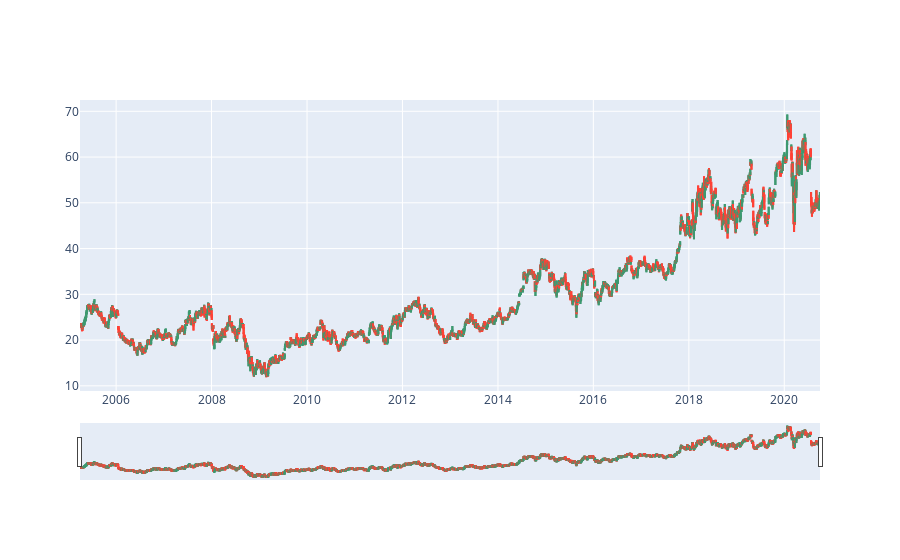

Source (notebook cell):
### Code cell
fig = go.Figure(data=[go.Candlestick(x=company_hist.index,
                open=company_hist['Open'],
                high=company_hist['High'],
                low=company_hist['Low'],
                close=company_hist['Close'])])
fig.show()

### Figure 1 — Plotly figure (JSON) as saved in the notebook; plotly's stock layout.template omitted (floating-point values rounded to 4 significant figures; data arrays with more than 128 entries replaced by an {"elided": "..."} marker saying what was removed)
{"data": [{"close": {"elided": "7808 float values"}, "high": {"elided": "7808 float values"}, "low": {"elided": "7808 float values"}, "open": {"elided": "7808 float values"}, "type": "candlestick", "x": {"elided": "7808 str values"}}], "layout": {}}
